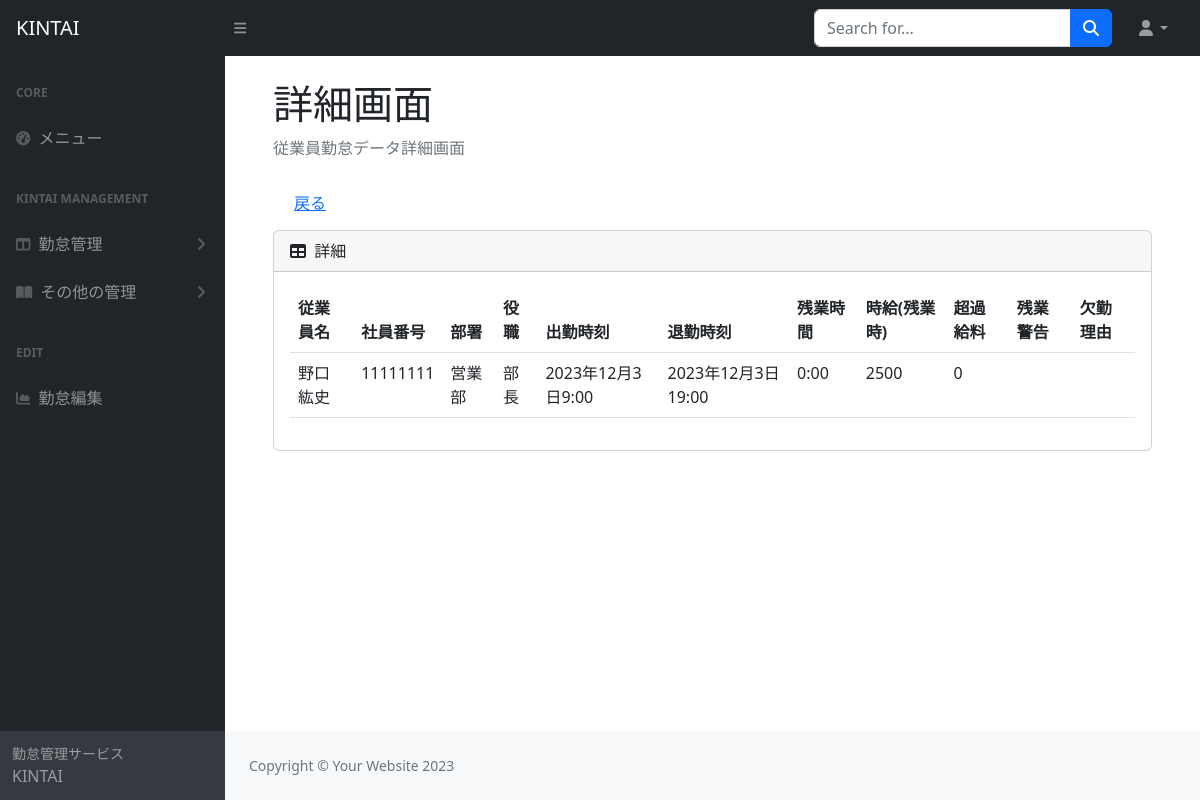
The page /kintai/detail/1 on the database its author committed.
### kintai/models.py (models this page shows, shortened)
class KintaiModel(models.Model):
  employee = models.ForeignKey(
    Employee,
    on_delete = models.PROTECT,
    verbose_name ='従業員',
    default = None,
  )
  checkin = models.DateTimeField(
    verbose_name = '出勤時刻'
  )
  checkout = models.DateTimeField(
    verbose_name ='退勤時刻'
  )
  overtime = models.TimeField(
    verbose_name ='残業時間',
    default = '0:00:00'
  )
  hourlypaycheck = models.IntegerField(
      verbose_name="時給(残業時)",
  )
  overpaycheck = models.IntegerField(
    verbose_name = '超過給料'
  )
  """
  overtimealert = models.CharField(
    verbose_name = '残業警告',
    max_length=50,
    default='問題なし',
    blank = True,
  )
  """
  @property
  def overtimealert(self):
    overtime = (self.checkout - self.checkin - datetime.timedelta(hours=9)).seconds
    overtimetarget = (Overtimetarget.objects.last().name.hour * 60 + Overtimetarget.objects.last().name.minute) * 60
    if overtime >= overtimetarget:
      return '残業注意'
    else:
      return ''
  reasonforabsense = models.CharField(
    max_length=50,
    verbose_name = '欠勤理由',
    blank = True,
  )

class Employee(models.Model):
  name = models.CharField(
  max_length=50,
  verbose_name ='従業員名'
  )
  number = models.IntegerField(
  verbose_name ='従業員番号'
  )
  department = models.ForeignKey(
    Department,
    on_delete = models.PROTECT,
    verbose_name="部署名",
    default = None,
    )
  position = models.ForeignKey(
    Position,
    on_delete = models.PROTECT,
    verbose_name="役職名",
    default = None,
    )

class Department(models.Model):
  name = models.CharField(
      verbose_name="部署名",
      max_length=50,
      )
  def __str__(self):
    return self.name

class Position(models.Model):
  name = models.CharField(
    verbose_name="役職名",
    max_length=50,
  )
  def __str__(self):
    return self.name

### kintai/views.py (the view)
# urls.py: path('kintai/detail/<int:pk>', KintaiDetail.as_view(), name='detail'),
class KintaiDetail(DetailView):
  template_name = 'kintaiapp/detail.html'
  model = KintaiModel

### kintai/templates/kintaiapp/detail.html
{% extends 'base.html' %}
{% block content %}
<main>
  <div class="container-fluid px-4">
    <h1 class="mt-4">詳細画面</h1>
    <ol class="breadcrumb mb-4">
      <li class="breadcrumb-item active">従業員勤怠データ詳細画面</li>
    </ol>
    <div class="m-2">
      <a href="{% url 'edit' %}" class="btn btn-link" tabindex="-1" role="button" aria-disabled="true">戻る</a>
    </div>
    <div class="card mb-4">
      <div class="card-header">
        <i class="fas fa-table me-1"></i>
        詳細
      </div>
      <div class="card-body">
        <table class="table" id="datatablesSimple">
          <thead>
            <tr>
              <th>従業員名</th>
              <th>社員番号</th>
              <th>部署</th>
              <th>役職</th>
              <th>出勤時刻</th>
              <th>退勤時刻</th>
              <th>残業時間</th>
              <th>時給(残業時)</th>
              <th>超過給料</th>
              <th>残業警告</th>
              <th>欠勤理由</th>
            </tr>
          </thead>
          <tbody>
            <tr>
              <td>{{ object.employee.name }}</td>
              <td>{{ object.employee.number }}</td>
              <td>{{ object.employee.department }}</td>
              <td>{{ object.employee.position }}</td>
              <td>{{ object.checkin }}</td>
              <td>{{ object.checkout }}</td>
              <td>{{ object.overtime }}</td>
              <td>{{ object.hourlypaycheck }}</td>
              <td>{{ object.overpaycheck }}</td>
              <td>{{ object.overtimealert }}</td>
              <td>{{ object.reasonforabsense }}</td>
            </tr>
          </tbody>
        </table>
      </div>
    </div>
  </div>
</main>
{% endblock %}

### rows shown on the page
KintaiModel: employee.name "野口紘史", employee.number "11111111", employee.department "営業部", employee.position "部長", checkin "2023年12月3日9:00", checkout "2023年12月3日19:00", overtime "0:00", hourlypaycheck "2500", overpaycheck "0"
